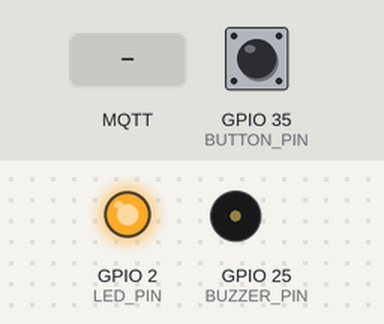
Simulated run of this sketch. Board: ESP32. On the bench: output pins drawn as LEDs (lit = HIGH), buzzer (waves = sounding, pin HIGH). Inputs (shaded band) come from the test bench; at power-on: GPIO 35 (BUTTON_PIN) LOW. WiFi joins after 1.5 s; servers stay silent unless stated; random numbers use the default seed unless the sketch sets one; no MQTT or app messages arrive unless stated; what the sketch prints to the serial monitor is not drawn.

Above: at 3.2 s.
3.3 s: GPIO 35 (BUTTON_PIN) pulled HIGH for 3.2 s
At 6.44 s:
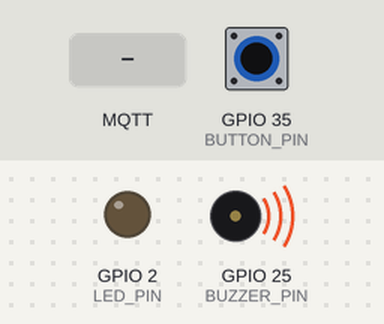
At 8.0 s:
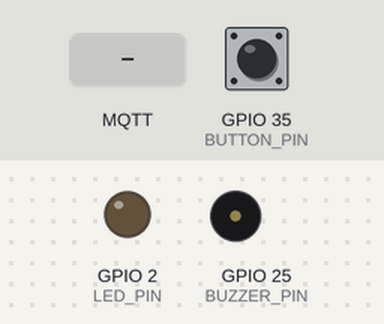
8.3 s: MQTT message "command" arrives on the first subscribed topic
10.4 s: MQTT message "buzzer" arrives on the first subscribed topic
11.9 s: MQTT message "led" arrives on the first subscribed topic
Timing chart, 0 to 14.4 s (numbered marks = the images above; inputs shaded):
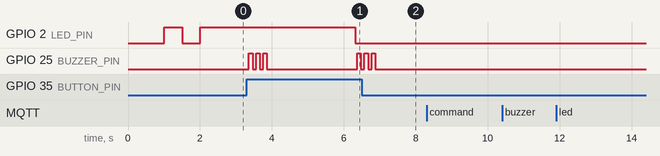

The sketch:

esp32_mqtt_client.ino
```cpp
#include <WiFi.h>
#include <PubSubClient.h>
#include <ArduinoJson.h>

// ====== WIFI CONFIGURATION ======
const char* ssid = "YOUR_SSID";
const char* wifi_password = "YOUR_WIFI_PASSWORD";

// ====== MQTT CONFIGURATION ======
const char* mqtt_server = "192.168.X.X";  // IP PC/Server Anda
const int mqtt_port = 1883;
const char* mqtt_username = "";  // Kosong jika allow_anonymous = true
const char* mqtt_password = "";

// ====== DEVICE CONFIGURATION ======
const char* WORKER_ID = "W001";
const char* ARMBAND_CODE = "AB001";
String ESP32_MAC;
String FIRMWARE_VERSION = "1.0.0";

// ====== PINS ======
const int BUZZER_PIN = 25;
const int LED_PIN = 2;
const int BUTTON_PIN = 35;

// ====== TOPIC DEFINITIONS ======
const char* TOPIC_STATUS = "bubo/worker/status";
const char* TOPIC_LOCATION = "bubo/worker/location";
const char* TOPIC_COMMAND = "bubo/worker/command";
const char* TOPIC_HEARTBEAT = "bubo/worker/heartbeat";
const char* TOPIC_SENSOR = "bubo/worker/sensor";

// ====== GLOBALS ======
WiFiClient espClient;
PubSubClient client(espClient);
unsigned long last_reconnect = 0;
unsigned long last_publish = 0;
unsigned long last_heartbeat = 0;
const unsigned long PUBLISH_INTERVAL = 5000;   // Publish setiap 5 detik
const unsigned long HEARTBEAT_INTERVAL = 30000; // Heartbeat setiap 30 detik
const unsigned long WIFI_CHECK_INTERVAL = 10000; // Check WiFi setiap 10 detik

unsigned long last_wifi_check = 0;

// ====== SETUP ======
void setup() {
  Serial.begin(115200);
  delay(500);

  // Initialize pins
  pinMode(BUZZER_PIN, OUTPUT);
  pinMode(LED_PIN, OUTPUT);
  pinMode(BUTTON_PIN, INPUT);

  digitalWrite(LED_PIN, LOW);
  digitalWrite(BUZZER_PIN, LOW);

  Serial.println("\n\n========== BUBO ESP32 MQTT CLIENT ==========");
  Serial.print("Firmware Version: ");
  Serial.println(FIRMWARE_VERSION);

  // Get MAC Address
  ESP32_MAC = WiFi.macAddress();
  Serial.print("ESP32 MAC Address: ");
  Serial.println(ESP32_MAC);

  // Connect WiFi
  setup_wifi();

  // Setup MQTT
  client.setServer(mqtt_server, mqtt_port);
  client.setCallback(callback);

  Serial.println("Setup selesai!");
}

// ====== WIFI CONNECTION ======
void setup_wifi() {
  Serial.print("Connecting to WiFi: ");
  Serial.println(ssid);

  WiFi.mode(WIFI_STA);
  WiFi.begin(ssid, wifi_password);

  int attempts = 0;
  while (WiFi.status() != WL_CONNECTED && attempts < 20) {
    delay(500);
    Serial.print(".");
    attempts++;
    digitalWrite(LED_PIN, !digitalRead(LED_PIN)); // Blink LED
  }

  if (WiFi.status() == WL_CONNECTED) {
    Serial.println("\nWiFi Connected!");
    Serial.print("IP Address: ");
    Serial.println(WiFi.localIP());
    digitalWrite(LED_PIN, HIGH); // LED on
  } else {
    Serial.println("\nWiFi Connection Failed!");
    digitalWrite(LED_PIN, LOW);
  }
}

// ====== MQTT CALLBACK ======
void callback(char* topic, byte* payload, unsigned int length) {
  Serial.print("Message arrived on topic: ");
  Serial.println(topic);

  char message[length + 1];
  memcpy(message, payload, length);
  message[length] = '\0';

  Serial.print("Payload: ");
  Serial.println(message);

  // Parse JSON command
  DynamicJsonDocument doc(256);
  DeserializationError error = deserializeJson(doc, message);

  if (error) {
    Serial.print("JSON parse error: ");
    Serial.println(error.c_str());
    return;
  }

  // Handle commands
  if (strstr(topic, "command") != NULL) {
    if (doc.containsKey("action")) {
      String action = doc["action"];

      if (action == "buzzer") {
        int duration = doc.containsKey("duration") ? doc["duration"] : 500;
        activate_buzzer(duration);
        Serial.println("Buzzer activated!");
      }
      else if (action == "led") {
        String state = doc["state"];
        if (state == "on") {
          digitalWrite(LED_PIN, HIGH);
        } else if (state == "off") {
          digitalWrite(LED_PIN, LOW);
        }
        Serial.print("LED state: ");
        Serial.println(state);
      }
      else if (action == "reset") {
        Serial.println("Resetting device...");
        ESP.restart();
      }
    }
  }
}

// ====== RECONNECT MQTT ======
boolean reconnect() {
  if (client.connect(WORKER_ID)) {
    Serial.println("MQTT Connected!");

    // Publish online status
    publish_status("online");

    // Subscribe to command topic
    char subscribe_topic[100];
    sprintf(subscribe_topic, "bubo/worker/%s/command", WORKER_ID);
    client.subscribe(subscribe_topic);

    // Blink LED
    digitalWrite(LED_PIN, HIGH);
    delay(200);
    digitalWrite(LED_PIN, LOW);

    return true;
  } else {
    Serial.print("MQTT Connection Failed, rc=");
    Serial.println(client.state());
    return false;
  }
}

// ====== PUBLISH STATUS ======
void publish_status(const char* status) {
  DynamicJsonDocument doc(256);
  doc["worker_id"] = WORKER_ID;
  doc["armband_code"] = ARMBAND_CODE;
  doc["esp32_mac"] = ESP32_MAC;
  doc["firmware_version"] = FIRMWARE_VERSION;
  doc["status"] = status;
  doc["timestamp"] = millis();
  doc["rssi"] = WiFi.RSSI();  // Signal strength in dBm

  char buffer[256];
  serializeJson(doc, buffer);

  char topic[100];
  sprintf(topic, "%s/%s", TOPIC_STATUS, WORKER_ID);
  client.publish(topic, buffer);

  Serial.print("Published status: ");
  Serial.println(buffer);
}

// ====== PUBLISH LOCATION ======
void publish_location(float x, float y, float accuracy) {
  DynamicJsonDocument doc(512);
  doc["worker_id"] = WORKER_ID;
  doc["armband_code"] = ARMBAND_CODE;
  doc["position_x"] = x;
  doc["position_y"] = y;
  doc["estimated_error"] = accuracy;
  doc["timestamp"] = millis();
  doc["algorithm"] = "wifi_triangulation";
  doc["model_version"] = "1.0";

  char buffer[512];
  serializeJson(doc, buffer);

  char topic[100];
  sprintf(topic, "%s/%s", TOPIC_LOCATION, WORKER_ID);
  client.publish(topic, buffer);

  Serial.print("Published location: ");
  Serial.println(buffer);
}

// ====== PUBLISH SENSOR DATA ======
void publish_sensor_data() {
  DynamicJsonDocument doc(256);
  doc["worker_id"] = WORKER_ID;
  doc["accel_x"] = random(-100, 100) / 100.0;
  doc["accel_y"] = random(-100, 100) / 100.0;
  doc["accel_z"] = random(-100, 100) / 100.0;
  doc["timestamp"] = millis();
  doc["temperature"] = 25.5;

  char buffer[256];
  serializeJson(doc, buffer);

  client.publish(TOPIC_SENSOR, buffer);

  Serial.print("Published sensor data: ");
  Serial.println(buffer);
}

// ====== BUZZER CONTROL ======
void activate_buzzer(int duration) {
  digitalWrite(BUZZER_PIN, HIGH);
  delay(duration);
  digitalWrite(BUZZER_PIN, LOW);
}

// ====== SHORT BUZZ (notification) ======
void short_buzz() {
  for (int i = 0; i < 3; i++) {
    digitalWrite(BUZZER_PIN, HIGH);
    delay(100);
    digitalWrite(BUZZER_PIN, LOW);
    delay(100);
  }
}

// ====== CHECK BUTTON PRESS ======
void check_button() {
  if (digitalRead(BUTTON_PIN) == HIGH) {
    delay(50); // Debounce
    if (digitalRead(BUTTON_PIN) == HIGH) {
      Serial.println("Button pressed! Publishing emergency alert...");
      short_buzz();

      DynamicJsonDocument doc(256);
      doc["worker_id"] = WORKER_ID;
      doc["event_type"] = "EMERGENCY_ALERT";
      doc["timestamp"] = millis();

      char buffer[256];
      serializeJson(doc, buffer);
      client.publish("bubo/worker/emergency", buffer);

      delay(2000); // Prevent multiple triggers
    }
  }
}

// ====== MAIN LOOP ======
void loop() {
  // Reconnect MQTT if needed
  if (!client.connected()) {
    unsigned long now = millis();
    if (now - last_reconnect > 5000) {
      last_reconnect = now;
      if (reconnect()) {
        last_reconnect = 0;
      }
    }
  } else {
    client.loop();
  }

  // WiFi reconnection check
  unsigned long now = millis();
  if (now - last_wifi_check > WIFI_CHECK_INTERVAL) {
    last_wifi_check = now;
    if (WiFi.status() != WL_CONNECTED) {
      digitalWrite(LED_PIN, LOW);
      setup_wifi();
    }
  }

  // Check button press
  check_button();

  // Publish data periodically
  if (now - last_publish > PUBLISH_INTERVAL) {
    last_publish = now;

    // Simulate location data (replace dengan WiFi triangulation logic)
    float random_x = random(0, 100) + random(0, 100) / 100.0;
    float random_y = random(0, 100) + random(0, 100) / 100.0;
    publish_location(random_x, random_y, 2.5);

    // Publish sensor data
    publish_sensor_data();
  }

  // Send heartbeat
  if (now - last_heartbeat > HEARTBEAT_INTERVAL) {
    last_heartbeat = now;
    client.publish(TOPIC_HEARTBEAT, WORKER_ID);
    Serial.println("Heartbeat sent");
  }

  delay(100);
}
```

Measured:
- after the input at 3.3 s, GPIO 25 (BUZZER_PIN): LOW → HIGH after 0.06 s, → LOW 0.10 s later, → HIGH 0.10 s later, → LOW 0.10 s later, … (12 changes in this stretch)
- after the input at 8.3 s, every drawn part: stays the same
- after the input at 10.4 s, every drawn part: stays the same
- after the input at 11.9 s, every drawn part: stays the same
